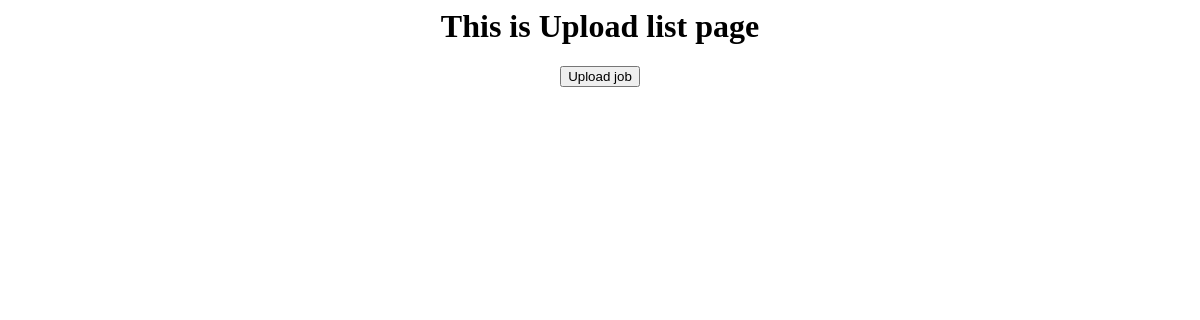
The page /jobs/ on the database as committed earlier.
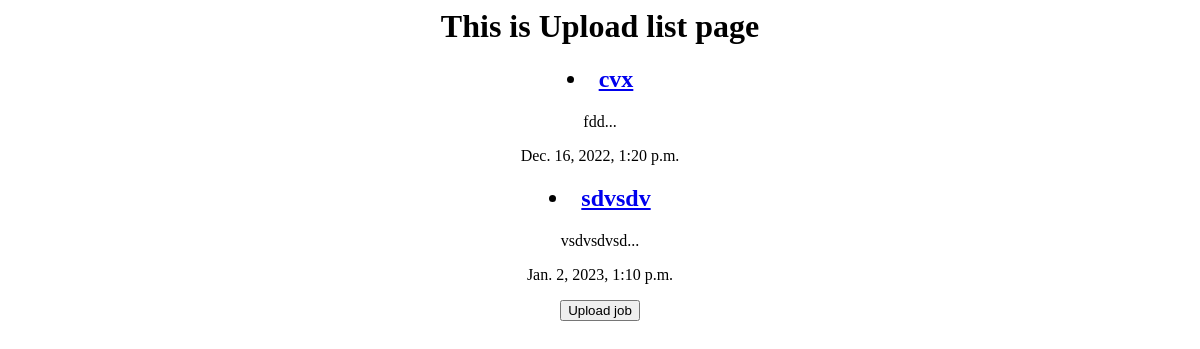
The same page on the database as committed later.
### jobs/models.py (models this page shows, shortened)
class Upload(models.Model): #The dataBase knows to create a table for this model
    title=models.CharField(max_length=60,null=True)
    subTitle=models.CharField(max_length=100)
    slug=models.SlugField(unique=True)
    body=models.TextField(max_length=200)
    date=models.DateTimeField(auto_now_add=True) #automaticly applied
    category = models.IntegerField(choices=FIELD_CHOICES, default=1)
    salaryRange = models.IntegerField(choices=SALARY_CHOICES, default=1)
    yearsexp = models.IntegerField(choices=YEARS_CHOICES, default=1)
    education=models.CharField(max_length=60,null=True)
    time=models.IntegerField(choices=TIME_CHOICES, default=1)
    hybrid=models.BooleanField(default=True)
    def __str__(self):
        return self.title
    def snippet(self):
        return self.body[:50]+'...' #take from 0 to 50 characters

### jobs/views.py (the view)
# urls.py: path('',views.Upload_list,name='list'),
def Upload_list(request):
    uploads=Upload.objects.all().order_by('date')
    return render(request,'jobs/Upload_list.html',{'uploads':uploads})

### jobs/templates/jobs/Upload_list.html (shortened to what this page needs)
<html>
    <head>
        <center>
    </head>
    <body>
        <h1>This is Upload list page</h1>
        <div class="uploads">
            {% for upload in uploads %}
                <div class="upload">
                  <h2>  <li><a href="{% url 'detail' upload  %}">{{upload.title}}</a></li></h2>
                    <p>{{upload.snippet}}</p>
                    <p>{{upload.date}}</p>
                </div>
            {% endfor %}
            <a href="{% url 'upload' %}">
            <button>Upload job</button>
            </a>
        </div>
    </body>
</html>

Rows that differ between the two databases and show on the page:
added Upload: title "cvx", snippet "fdd...", date "Dec. 16, 2022, 1:20 p.m."
added Upload: title "sdvsdv", snippet "vsdvsdvsd...", date "Jan. 2, 2023, 1:10 p.m."
